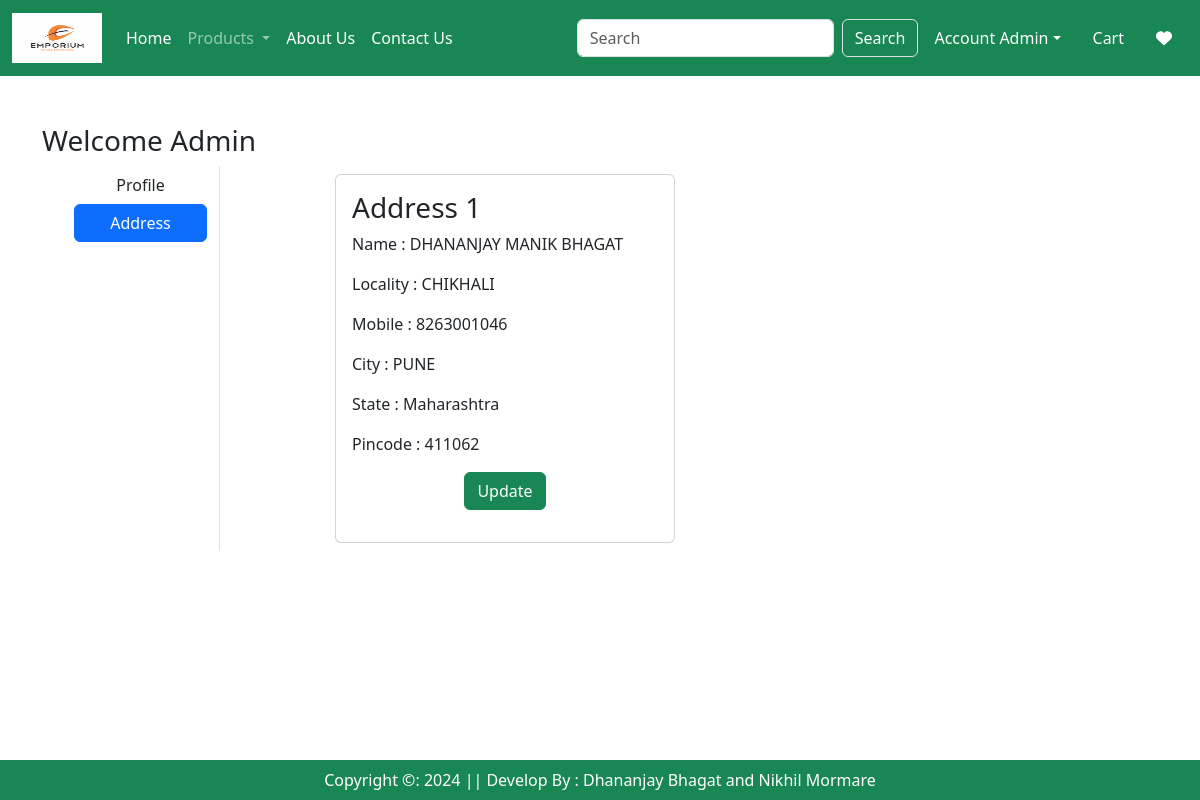
The app's page /address/ (signed in) with its own data.
### app/models.py (models this page shows, shortened)
class Customer(models.Model):
    user = models.ForeignKey(User, on_delete=models.CASCADE)
    name = models.CharField(max_length=200)
    locality = models.CharField(max_length=200)
    city = models.CharField(max_length=50)
    mobile = models.IntegerField(default=0)
    zipcode = models.IntegerField()
    state = models.CharField(choices=STATE_CHOICES, max_length=100)

### app/views.py (the view)
# urls.py: path('address/', views.address, name='address'),
@login_required
def address(request):
    add = Customer.objects.filter(user=request.user)
    totalitem = 0
    if request.user.is_authenticated:
        totalitem = len(Cart.objects.filter(user=request.user))
    return render(request, 'app/address.html', locals())

### app/templates/app/address.html (shortened to what this page needs)
{% extends 'app/base.html' %}
{% load static %}
{% block main-content %}
<div class="container my-5">
    <div class="row">
        <h3>Welcome <span class="text-capitalize">{{request.user}}</span></h3>
        <div class="col-sm-2 border-end">
            <ul class="list unstyled">
                <li class="d-grid"><a href="{% url 'profile' %}" class="btn ">Profile</a></li>
                <li class="d-grid"><a href="{% url 'address' %}" class="btn btn-primary">Address</a></li>
            </ul>
        </div>
        <div class="col-sm-8 offset-sm-1">
            <div class="row">
                {% for ad in add %}
                <div class="col-sm-6">
                    <div class="card m-2">
                        <div class="card-body">
                            <h3>Address {{forloop.counter}}</h3>
                            <p>Name : {{ad.name}}</p>
                            <p>Locality : {{ad.locality}}</p>
                            <p>Mobile : {{ad.mobile}}</p>
                            <p>City : {{ad.city}}</p>
                            <p>State : {{ad.state}}</p>
                            <p>Pincode : {{ad.zipcode}}</p>
                            <p class="text-center"><a href="{% url 'updateAddress' pk=ad.id %}" type="button" class="btn btn-success">Update</a></p>
                        </div>
                    </div>
                </div>
                {% endfor %}
            </div>
        </div>
    </div>
</div>
{% endblock main-content %}

### app/templates/app/base.html (shortened to what this page needs)
<!DOCTYPE html>
{% load static %}
<html lang="en">
<head>
    <link href="https://cdn.jsdelivr.net/npm/bootstrap@5.3.0/dist/css/bootstrap.min.css" rel="stylesheet"
>
    <link rel="stylesheet" href="{% static 'app/css/owl.carousel.min.css' %}">
    <link rel="stylesheet" href="{% static 'app/css/all.min.css' %}">
    <link rel="stylesheet" href="{% static 'app/css/style.css' %}">
</head>
<body>
<nav class="navbar navbar-expand-lg navbar-dark bg-success">
    <div class="container-fluid">
        <a class="navbar-brand" href="#">
            <img src="{% static '\app\images\banner\product\emporiumlogo.png' %}" width="90" height="50"/>
        </a>
        <div class="collapse navbar-collapse" id="navbarSupportedContent">
            <ul class="navbar-nav me-auto mb-2 mb-lg-0">
                {% if request.user.is_authenticated %}
                <li class="nav-item">
                    <a class="nav-link active" aria-current="page" href="/">Home</a>
                </li>
                <li class="nav-item dropdown">
                    <a class="nav-link dropdown-toggle" href="#" role="button" data-bs-toggle="dropdown"
                       aria-expanded="false">
                        Products
                    </a>
                </li>
                <li class="nav-item">
                    <a class="nav-link text-white" href="{% url 'about' %}">About Us</a>
                </li>
                <li class="nav-item">
                    <a class="nav-link text-white" href="{% url 'contact' %}">Contact Us</a>
                </li>
            </ul>
            <form class="d-flex" role="search" action="/search">
                <input class="form-control me-2" type="search" placeholder="Search" name="search" aria-label="Search">
                <button class="btn btn-outline-success border text-white" type="submit">Search</button>
            </form>
        </div>
        <ul class="navbar-nav me-auto mb-2 mb-lg-0">
            <li class="nav-item dropdown mx-2">
                <a class="nav-link dropdown-toggle text-white" href="#" id="profileDropdown" role="button"
                   data-bs-toggle="dropdown" aria-expanded="false">Account {{request.user.username|capfirst}}</a>
            </li>
            <li class="nav-item mx-2">
                <a href="{% url 'showcart' %}" class="nav-link text-white"> Cart</a>
            </li>
            <li class="nav-item mx-2">
                <a href="{% url 'showwishlist' %}" class="nav-link text-white"> <i class="fa fa-heart"></i></a>
            </li>
            {% endif %}
        </ul>
    </div>
</nav>
{% block main-content %}{% endblock main-content %}
<footer class="container-fluid bg-success fixed-bottom text-center text-white p-2 mt-5"> Copyright &copy: 2024 ||
    Develop By : Dhananjay Bhagat and Nikhil Mormare
</footer>
</body>
</html>

### records on screen
Customer: name "DHANANJAY MANIK BHAGAT", locality "CHIKHALI", mobile "8263001046", city "PUNE", state "Maharashtra", zipcode "411062"

### other values on screen
{{ request.user.username|capfirst }} "Admin"
{{ request.user }} "Admin"
